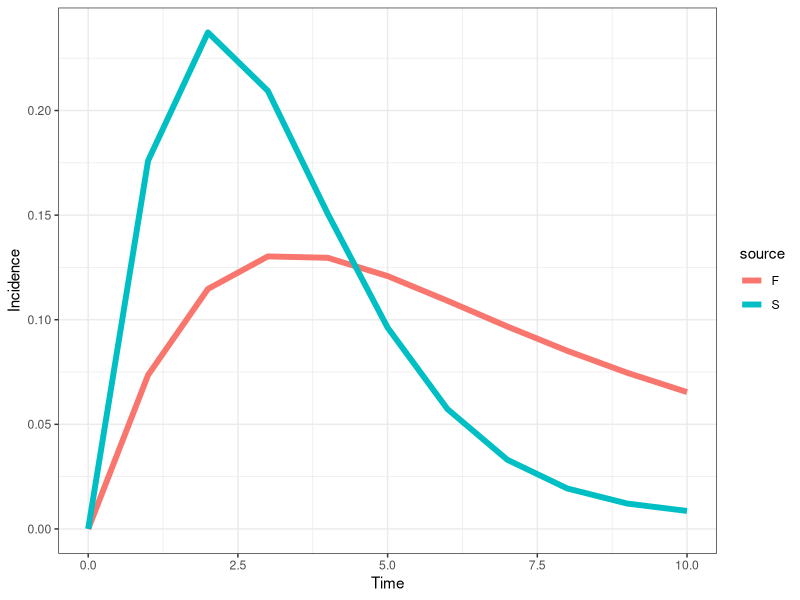

Reproduce this figure in R.
# CF McQuaid & RMGJ Houben
# Start 21/04/2017 ---> current version after revision with Hanif 18/05/2017
# Cohort model of TB including regression and a slow stream
########################################
#                                      #
#                        M             # M - Death (due to disease)
#                       ^ ^            #
#                      /   \           #
#      -> Q <-> S <-> C <-> Y          # Q - Failed granuloma, S - Subclinical, C - Minimal (C+S-), Y - Disseminated (C+S+, symptomatic)
#     /    \    ^                      #
#    E       \  |                      # E - Exposed
#     \        \v                      #
#      -> K <-> Z                      # K - Controlled granuloma, Z- Leaky granuloma,
#         |                            #
#         v                            #
#         R                            # R - Sterilized granuloma (self-cure)
#                                      #
########################################
##set wd depending on who is coding/playing
setwd("C:/Users/cfmcquaid/Simulations")
#setwd("/Users/ReinHouben/Filr/ifolder/Applications (funding and jobs)/2016 - ERC starting grant/Rmodel_nathis/NatHistCoh")

### URL for how to upload changes: http://r-bio.github.io/intro-git-rstudio/
### to pull in Finn's version - type in shell: git pull upstream master
### to push my version - create pull request to Finn:  
#       commit (remember to tick box), then push
#       goto Github, pull requests, create pull request, if merge can be done on auto, just complete
#       Alternatively Finn complete pull request (he does not get email notification)
# Finn to just click push. Job done

#Next steps
# 1. get the prop inc disease after 5 years to 5%
###   How: play with Eq values, OR increase progression parameters
# 2. achieve 1 + start higher and sharper decrease in early years
###   How: change initial states to more realistic point, based on what prev of disease would be at screening
###   Also increase progression rates, while decreasing proportion that goes into the fast pathway
# OTHER NEXT STEPS - 8th May 2017
##  ?can we calculate in model how often (on average) people would come in and out of states over course of say 2 years?
##  ?Can we calculate average time in compartment in each step visit? Should be simple competing risk model right?

library("reshape2"); library("deSolve"); library("ggplot2"); library("plyr");
# Parameter sets: Average (), Wax (regression), Slow (slow), Full (regression, slow)
# Ax - rate from compartment A to compartment X, Omega - background mortality


# No regression: 1/Cy + 1/Ym = 3 years, Ym = 0.5 (0.3 death 0.2 self-cure), therefore Cy = 1. NOTE: 70% die, 30% self-cure
# Regression: 1/(Yc + Ym) = 0.5 years, Ym = 0.5 (as above), therefore Yc = 1.5.
# Regression: 1/(Cy + Cs) = 0.5 years. Assume ratio 2:1 for Cy:Cs, therefore Cs = 2/3
paramS <- c(Eq=0.10, Qs=1.00, Qk=0.00, Kz=0.01, Kq=0.00, Sc=1.00, Sq=0.00, Sz=0.00, Zk=0.00, Zs=0.01, Cy=1.00, Cs=0.00, Cm=0.05, Ym=0.50, Yc=0.00, Omega=0.10)
paramF <- c(Eq=0.10, Qs=1.00, Qk=0.00, Kz=0.01, Kq=0.00, Sc=1.00, Sq=0.25, Sz=0.00, Zk=0.05, Zs=0.01, Cy=1.32, Cs=0.66, Cm=0.05, Ym=0.50, Yc=1.50, Omega=0.10)
# Initial states of compartments
state <- c(E=100000, Q=0, K=0, S=0, Z=0, C=0, Y=0, R=0, M=0)
# Timespan for simulation
times <- seq(0, 10, by = 1)
# Timespan for burn
timeb <- 2
# Timespan for tornado
timet <- 5
# ODE function
regr <- function(t, state, parameters){
  with(as.list(c(state, parameters)), {
   # rates of change
   dE <- - E
   dQ <- + Eq*E + Sq*S + Kq*K - (Qs + Qk)*Q
   dK <- + (1 - Eq)*E + Zk*Z + Qk*Q - (Kz + Kq + Omega)*K
   dS <- + Qs*Q + Cs*C + Zs*Z - (Sc + Sq + Sz)*S
   dZ <- + Kz*K + Sz*S - (Zk + Zs)*Z
   dC <- + Sc*S + Yc*Y - (Cs + Cy + Cm)*C
   dY <- + Cy*C -(Yc + Ym)*Y
   dR <- + Omega*K
   dM <- + Ym*Y + Cm*C
   # return the rate of change
   list(c(dE, dQ, dK, dS, dZ, dC, dY, dR, dM))
  })
}
# Burn off the first X years to establish the proportion of individuals in each compartment, removing diseased
burn <- function(tb, state, fxn, parameters){
  out <- ode(y = state, times = seq(0, tb, by = 1), func = fxn, parms = parameters)
  stateb <- c(out[tb, 2], out[tb, 3], out[tb, 4], out[tb, 5], out[tb, 6], C=0, Y=0, M=0, T=0)
  return(stateb)
}
# Calculation function
calc <- function(ts, tb, state, fxn, parameters, source){
  stateb <- burn(tb = tb, state = state, fxn = regr, parameters = parameters)
  out <- ode(y = stateb, times = ts, func = fxn, parms = parameters)
  out <- as.data.frame(out)
  # Calculating the "interval from conversion" (see Styblo 1991 & TSRU progress report 1967)
  out$int <- parameters["Cy"]*out$C/sum(parameters["Cy"]*out$C)
  # Formatting the data for plotting - putting into a melted data.fame, with additional columns for the source matrix
  out <- melt(out, id.vars = c("time"))
  out$source <- source
  return(out)
}
outS <- calc(ts = times, tb = timeb, state = state, fxn = regr, parameters = paramS, source = "S")
outF <- calc(ts = times, tb = timeb, state = state, fxn = regr, parameters = paramF, source = "F")
# Including the data for barplot
time <- c(1, 2, 3, 4, 5, 6, 7, 8, 9, 10); variable <- c("D", "D", "D", "D", "D", "D", "D", "D", "D", "D"); value <- c(0.58, 0.24, 0.08, 0.05, 0.01, 0.01, 0.02, 0.01, 0, 0); source <- c("D", "D", "D", "D", "D", "D", "D", "D", "D", "D")
outD <- data.frame(time, variable, value, source)
out <- rbind(outS, outF, outD)
# Plot output
theme_set(theme_bw())
##all scenarios
# ggplot(out[out$variable %in% c("int"), ], aes(time, value)) + geom_point(size=2) + labs(x = "Time", y = "Incidence") + facet_grid(source ~ . , scales = "fixed")
ggplot(out[out$variable %in% c("int"), ], aes(x = time, y = value, colour = source)) + geom_line(size=2) + labs(x = "Time", y = "Incidence") # + facet_grid(source ~ . , scales = "fixed")

# Fitting parameters and state: proportion of individuals diseased after "Otime" years, using parameter set "Osource"
Osource <- "F"; Otime <- 5
Iv <- out[which(out$source == Osource & out$variable == "int" & out$time == Otime), ]

# # Tornado plot
# range <- 0.01 ##sets range for the change in the parameters
# torn <- function(ts, tb, tt, state, fxn, parameters, source){
#   # Store data
#   data <- rbind(parameters, parameters)
#   rownames(data) <- c('+1%', '-1%')   
#   # Compare to default data set
#   out <- calc(ts = ts, tb = tb, state = state, fxn = regr, parameters = parameters, source = source)
#   def <- out[which(out$time ==tt & out$variable == "prev"),"value"]
#   for (i in 1:15){
#     # Increasing and decreasing each parameter in turn
#     parametersM = parameters; parametersL = parameters
#     parametersM[i] = parametersM[i] + range*parametersM[i]; parametersL[i] = parametersL[i] - range*parametersL[i]
#     outM <- calc(ts = ts, tb = tb, state = state, fxn = regr, parameters = parametersM, source = source); outL <- calc(ts = ts, tb = tb, state = state, fxn = regr, parameters = parametersL, source = source)
#     outM <- (outM[which(outM$time ==tt & outM$variable == "prev"),"value"] - def) / def; outL <- (outL[which(outL$time ==tt & outL$variable == "prev"),"value"] - def) / def
#     data[1, i] <- outM; data[2, i] <- outL
#   }
#   return(data)
# }
# data <- torn(ts = times, tb = timeb, tt = timet, state = state, fxn = regr, parameters = paramF, source ="F")
# # For plotting '%' on x-axis
# x <- seq(-0.01,0.01, length=10)
# ORD = order(abs(data[2,] - data[1,]))
###order black = increase in parameter, white is decrease in parameter value
# barplot(data[1,ORD], horiz = T, las=1, xlim = c(-0.01,0.01), xaxt='n', ylab = '', beside=T, col=c('black'))
# barplot(data[2,ORD], horiz = T, las=1, xlim = c(-0.01,0.01), xaxt='n', ylab = '', beside=T, col=c('white'), add = TRUE)
# axis(1, at=pretty(x), lab=paste0(pretty(x) * 100," %"), las=TRUE)
